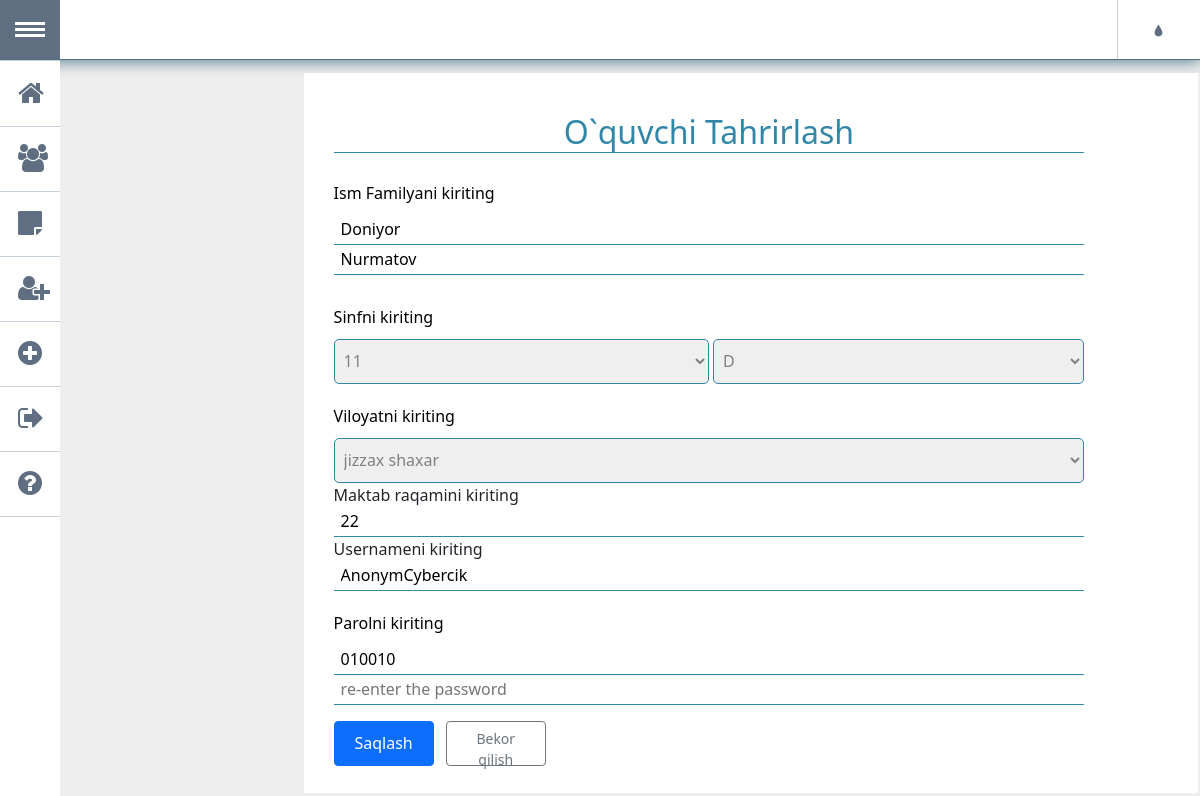
Page /9/9/edit on the committed database.
### test_system/apps/my_tests/models.py (models this page shows)
class Student(models.Model):
    viloyat = models.CharField(max_length=20,null=True)
    school = models.CharField(max_length=20,null=True)
    grade = models.CharField(max_length=20,null=True)
    grade2 = models.CharField(max_length=20,null=True)
    username = models.CharField(max_length=20,null=True)
    first_name = models.CharField(max_length=20,null=True)
    last_name = models.CharField(max_length=20,null=True)
    password = models.CharField(max_length=20,null=True)

### test_system/apps/my_tests/views.py (the view)
# urls.py: path('<int:user_id>/<int:stud_id>/edit',views.edit,name = 'edit'),
def edit(request,user_id,stud_id):
    a = Student.objects.get(id = stud_id)
    context = {
        "user_id":   user_id,
        "stud_id":   stud_id,
        "username":  a.username,
        "first_name":a.first_name,
        "last_name": a.last_name,
        "school":    a.school,
        "grade":     a.grade,
        "grade2":    a.grade2,
        "password":  a.password,
        "viloyat":   a.viloyat,
    }
    return render(request,'my_tests/edit-admin.html',context)

### test_system/templates/my_tests/edit-admin.html (shortened to what this page needs)
{% extends 'base.html' %}
{% load static %}
{% block content %}
        <link rel="stylesheet" href="{% static 'css\register.css' %}">
		<link rel="stylesheet" type="text/css" href="{% static 'css/normalize.css' %}" />
		<link rel="stylesheet" type="text/css" href="{% static 'css/demo.css' %}" />
		<link rel="stylesheet" type="text/css" href="{% static 'css/component.css' %}" />
		<link rel="stylesheet" type="text/css" href="{% static 'css/css/bootstrap.css' %}"/>
        <link rel="stylesheet" href="{% static 'css/font-awesome.min.css'%}">
    <body style="background: #eeeeee;">
		<div class="container">
			<ul style="border-bottom: 1px solid #53707c; box-shadow:0px 0px 15px 1px #4e788a;" id="gn-menu" class="gn-menu-main">
				<li  class="gn-trigger">
					<a class="gn-icon gn-icon-menu"><span>Menu</span></a>
					<nav class="gn-menu-wrapper">
                        <div class="gn-scroller">
							<ul class="gn-menu">
								<li><a href="{% url 'my_tests:admin' user_id %}"><i class="fa fa-home" style="padding:18px; font-size: 28px;"></i>Home</a></li>
								<li><a href="{% url 'my_tests:search' user_id %}"><i class="fa fa-users" style="padding:18px; font-size: 28px;"></i>O`quvchilar</a></li>
								<li><a href="{% url 'my_tests:tests' user_id %}"><i class="fa fa-sticky-note" style="padding:18px; font-size: 28px;"></i>Testlar</a></li>
								<li><a href="{% url 'my_tests:register' user_id %}"><i class="fa fa-user-plus" style="padding:18px; font-size: 28px;"></i>O`quvchi qo`shish</a></li>
								<li><a href="{% url 'my_tests:choice' user_id %}"><i class="fa fa-plus-circle" style="padding:18px; font-size: 28px;"></i>Test qo`shish</a></li>
								<li><a href="{% url 'my_tests:user_logout' user_id %}"><i class="fa fa-sign-out" style="padding:18px; font-size: 28px;"></i>Logout</a></li>
								<li><a href="{% url 'my_tests:user_logout' user_id %}"><i class="fa fa-question-circle" style="padding:18px; font-size: 28px;"></i>FAQ</a></li>
							</ul>
						</div>
					</nav>
				</li>
				<li><a class="codrops-icon codrops-icon-drop" href=""></a></li>
			</ul>
		</div>
        <div class="containerw">
            <div class="form">
                <form action="{% url 'my_tests:save' user_id  stud_id %}" method="POST">
                    <div class="inputs">
                        <div class="form_head">
                            <h2>O`quvchi Tahrirlash</h2>
                        </div>
                        <div class="form_body">
                            <label class="label1" for="user_name">Ism Familyani kiriting</label>
                            <input value="{{ first_name }}" class="input" type="text" name="first_name" autocomplete="off" name="user_name" placeholder="First name">
                            <input value="{{ last_name }}" class="input" type="text" name="last_name"  autocomplete="off" placeholder="Last name">
                        </div>
                        <div class="form_body2">
                        <label class="label1" for="grade">Sinfni kiriting</label>
                        <select name="grade" id="" class="select1 order-1">
                            <option value="{{ grade }}">{{ grade }}</option>
                        </select>
                        <select name="grade2" id="" class="select2">
                            <option value="{{ grade2 }}">{{ grade2 }}</option>
                        </select>
                        <label class="label1" for="viloyat">Viloyatni kiriting</label>
                        <select name="viloyat" id="" class="select3">
                            <option value="{{viloyat}}">{{viloyat}}</option>
                        </select>
                        </div>
                        <div class="form_footer">
                            <label class="label" for="school">Maktab raqamini kiriting</label>
                            <input class="input" value="{{ school }}" type="text" placeholder="School" name="school" autocomplete="off">
                            <label class="label" for="username">Usernameni kiriting</label>
                            <input class="input" value="{{ username }}" type="text" name="username" placeholder="Username">
                            <label class="label1" for="password">Parolni kiriting</label>
                            <input class="input" value="{{ password }}" type="text" name="password" value="{{ recpas }}"  autocomplete="off" placeholder="Enter your password">
                            <input class="input" type="text" name="validator" value="{{ recpas }}" autocomplete="off"  placeholder="re-enter the password">
                        </div>
                        <div>
                        <button type="submit" class="btn mt-3 btn-primary" >Saqlash</button>
                        <button class="btn mt-3 ml-2 btn-outline-secondary" style="font-size: 14px;" type="reset">Bekor qilish</button>
                    </div>
                    </div>
                </form>
            </div>
        </div>
    </body>
{% endblock %}

### test_system/static/css/register.css (style rules this page uses)
body { margin:0; padding: 0; box-sizing: border-box; background-size: cover; font-family: sans-serif; }
.containerw { position: absolute; width: 74.5%; height: 90%; top: 9.17%; left: 25.3%; translate: (-50%,-50%); background: #ffffff; overflow-x: hidden; overflow-y: scroll; background: #ffffff; padding: 30px; margin: 0; scroll-snap-type: unset; }
.containerw::after { top:3px; left: 3px; right: 3px; bottom: -320px; position: absolute; }
.inputs { display: flex; flex-direction: column; margin-right: 15px; margin-left: 15px; margin:10px 0; }
input { height: 30px; border: none; border-bottom: 1px solid; padding: 7px; margin-top: 5px; font-size: 16px; border-color: #3287a8; outline: none; background:#ffffff; }
select { height: 45px; border-radius: 5px; padding: 5px; color: gray; font-size: 16px; margin-top: 5px; border-color: #3287a8 ; margin:10px 0; }
.select3 { width: 90%; }
button { width: 100px; height: 45px; margin-top: 90px; background-color: #3287a8; border: 1px solid #3287a8; color: #ffffff; font-size: medium; font-family: sans-serif; display: inline; margin-left: 10px; border-radius: 10px; cursor: pointer; }
.label1 { display: flex; flex-direction: column; color:black; padding: 10px 0; }
.form_head { text-align: center; }
.form_body2 { margin-top: 10px; }
h2 { border-bottom: 1.5px solid; width: 90%; border-color: #3287a8 ; color: #3287a8; }
.label1 { margin-top: 10px; }
input { display: flex; flex-direction: column; width: 90%; }
.select1 { display: inline-block; width: 45%; }
.select2 { display: inline-block; width: 44.5%; }

### test_system/static/css/demo.css (style rules this page uses)
body { background: #34495e; }
.codrops-icon:before { font-family: 'codropsicons'; margin: 0 4px; speak: none; font-style: normal; font-weight: normal; font-variant: normal; text-transform: none; line-height: 1; -webkit-font-smoothing: antialiased; }
.codrops-icon-drop:before { content: "\e001"; }

### rows in the picture
Student: first_name "Doniyor", last_name "Nurmatov", grade "11", viloyat "jizzax shaxar", school "22", username "AnonymCybercik", password "010010"

### other values in the picture
form field grade2 "D"
